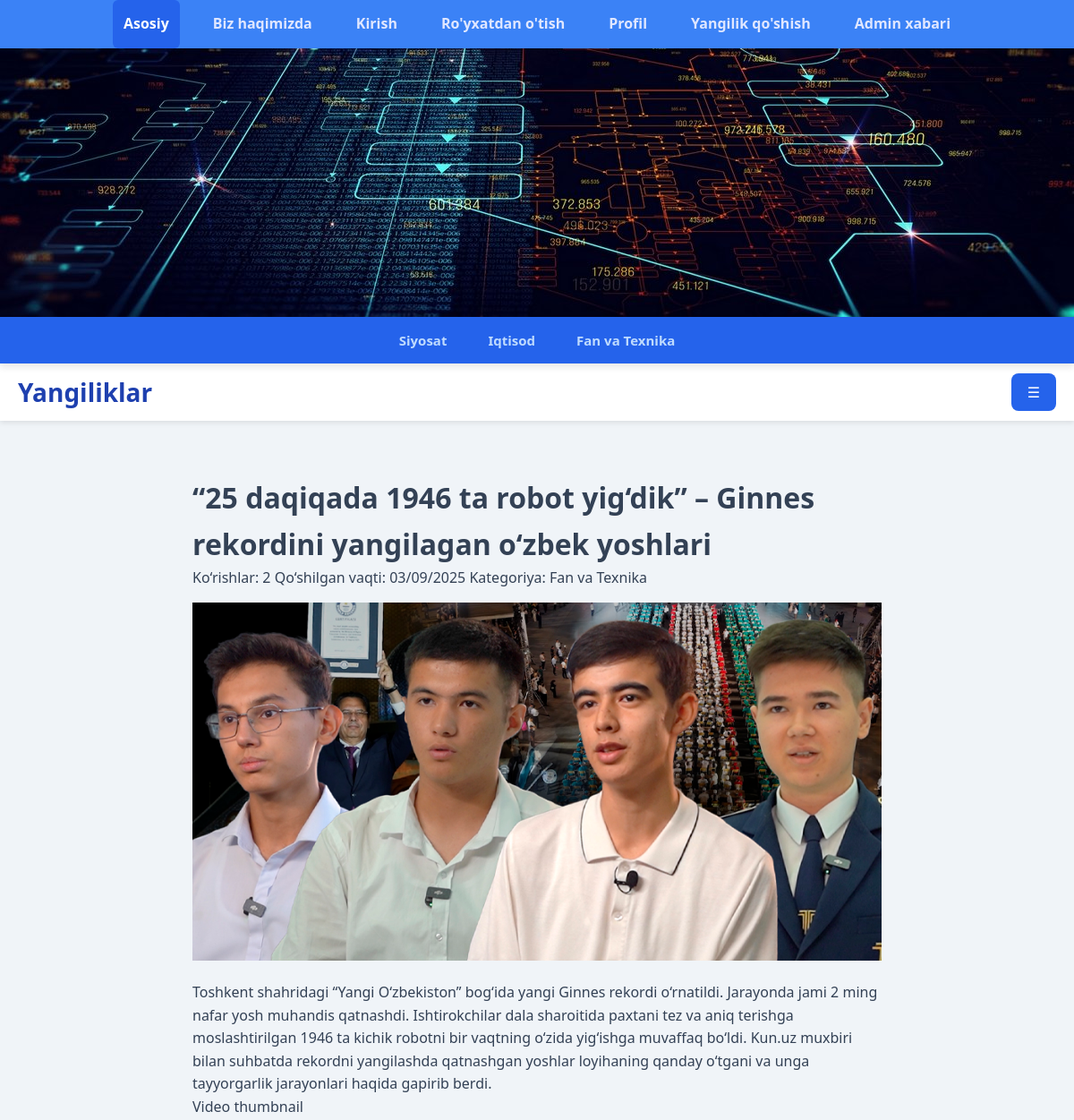
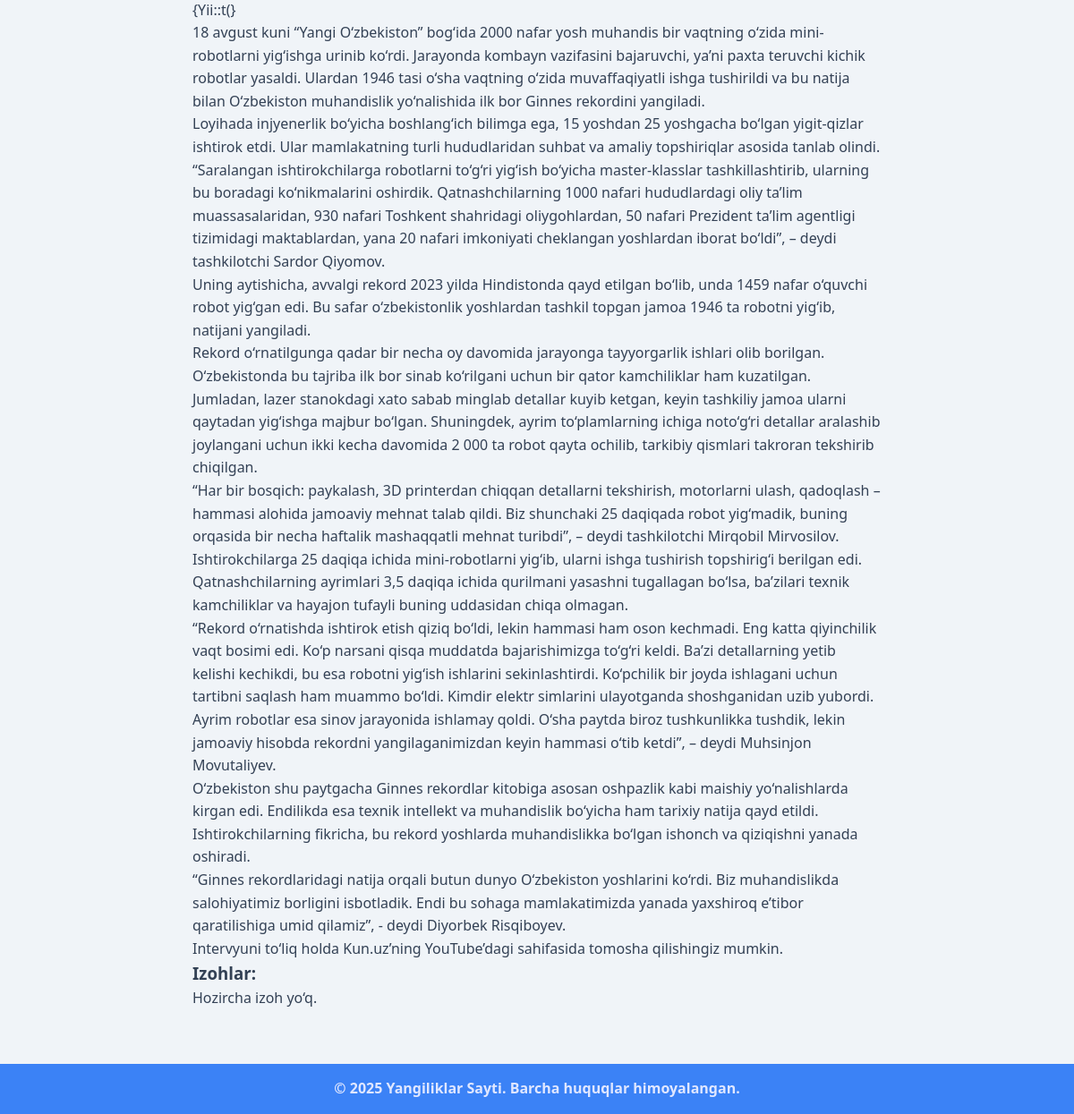
/news/3/, run on the app's committed database (2 pictures, top to bottom).
### news/models.py (models this page shows, shortened)
class Category(models.Model):
    name = models.CharField(max_length=150, unique=True, verbose_name="Nomi")
    class Meta:
        verbose_name = "Bo'lim"
        verbose_name_plural = "Bo'limlar"

class News(models.Model):
    title = models.CharField(max_length=250, verbose_name="Maqola nomi")
    description = models.TextField(null=True, blank=True, verbose_name="Maqola matni")
    views = models.IntegerField(default=0, verbose_name="Ko'rishlar soni")
    image = models.ImageField(upload_to="images/", null=True, blank=True, verbose_name="Rasmi")
    video = models.FileField(upload_to="videos/", null=True, blank=True, verbose_name="Videosi")
    created = models.DateTimeField(auto_now_add=True, verbose_name="Qo'shilgan vaqti")
    updated = models.DateTimeField(auto_now=True, verbose_name="Yangilangan vaqti")
    published = models.BooleanField(default=True, verbose_name="Saytga chiqarish")
    category = models.ForeignKey(Category, on_delete=models.CASCADE, verbose_name="Bo'lim")
    class Meta:
        verbose_name = "Yangilik"
        verbose_name_plural = "Yangiliklar"
        ordering = ['-created']

### news/views.py (the view)
# urls.py: path('news/<int:pk>/', news_detail, name='news_detail'),
def news_detail(request: HttpRequest, pk: int):
    categories = Category.objects.all()
    news = get_object_or_404(News, pk=pk)
    comments = Comment.objects.filter(news=news)
    news.views += 1
    news.save()
    context = {
        "news": news,
        "categories": categories,
        "title": news.title,
        'form': CommentForm(),
        'comments': comments,
    }
    return render(request, "news/news-detail.html", context)

### news/templates/news/news-detail.html (shortened to what this page needs)
{% extends 'base.html' %}
{% block content %}
  <div class="container" style="max-width: 800px;">
    <h1>{{ news.title }}</h1>
    <div class="detail-meta">
      <span>Ko‘rishlar: {{ news.views }}</span>
      <span>Qo‘shilgan vaqti: {{ news.created|date:"d/m/Y" }}</span>
      <span>Kategoriya: {{ news.category.name }}</span>
    </div>
    {% if news.image %}
    <img src="{{ news.image.url }}" alt="Yangilik rasmi" style="width:100%; max-height:400px; object-fit:cover; margin: 15px 0;" />
    {% endif %}
    <p>{{ news.description|linebreaks }}</p>
    <h3>Izohlar:</h3>
    <div>
      {% for comment in comments %}
      <ul>
        <li><b>{{ comment.user.username }}</b></li>
        <li>{{ comment.text }}</li>
        <li>{{ comment.created|date:"d/m/Y" }}</li>
      </ul>
      {% empty %}
      <p>Hozircha izoh yo‘q.</p>
      {% endfor %}
    </div>
  </div>
{% endblock content %}

### templates/components/_header.html
<nav class="navbar">
    <ul>
        <li><a href="{% url 'home' %}" class="active">Asosiy</a></li>
        <li><a href="about.html">Biz haqimizda</a></li>
        <li><a href="login.html">Kirish</a></li>
        <li><a href="register.html">Ro'yxatdan o'tish</a></li>
        <li><a href="profile.html">Profil</a></li>
        <li><a href="add-news.html">Yangilik qo'shish</a></li>
        <li><a href="admin-message.html">Admin xabari</a></li>
    </ul>
</nav>
<div class="header-image"></div>
<div class="category-menu">
    {% for category in categories %}
    <a href="{% url 'news_by_category' category.pk %}">{{ category.name }}</a>
    {% endfor %}
</div>
<header class="header-content">
    <div class="logo">Yangiliklar</div>
    <button class="nav-toggle" aria-label="Menyu ochish">&#9776;</button>
</header>

### staticfiles/css/style.css (style rules this page uses)
* { margin: 0; padding: 0; box-sizing: border-box; font-family: 'Segoe UI', Tahoma, Geneva, Verdana, sans-serif; scroll-behavior: smooth; }
body { background-color: #f0f4f8; color: #334155; line-height: 1.6; min-height: 100vh; display: flex; flex-direction: column; }
.navbar { background-color: #3b82f6; box-shadow: 0 4px 10px rgb(0 0 0 / 0.1); z-index: 20; position: sticky; top: 0; }
.navbar ul { margin: 0; padding: 0 20px; list-style: none; display: flex; justify-content: center; gap: 25px; }
.navbar ul li a { display: block; padding: 14px 12px; color: #e0e7ff; font-weight: 600; text-decoration: none; transition: background-color 0.3s ease; border-radius: 6px; user-select: none; }
.navbar ul li a:hover, .navbar ul li a.active { background-color: #2563eb; color: white; }
.header-image { width: 100%; height: 300px; background-size: cover; background-position: center; transition: background-image 1s ease-in-out; }
.category-menu { background-color: #2563eb; box-shadow: 0 4px 8px rgb(0 0 0 / 0.1); padding: 8px 20px; display: flex; justify-content: center; gap: 18px; z-index: 15; user-select: none; }
.category-menu a { color: #bfdbfe; font-weight: 600; text-decoration: none; padding: 6px 14px; border-radius: 6px; font-size: 15px; transition: background-color 0.3s ease; }
.header-content { position: relative; padding: 10px 20px; background-color: #fff; display: flex; justify-content: space-between; align-items: center; box-shadow: 0 2px 6px rgb(0 0 0 / 0.1); z-index: 10; }
.logo { font-size: 28px; font-weight: 700; color: #1e40af; user-select: none; }
.container { max-width: 1140px; margin: 30px auto; padding: 0 15px; flex-grow: 1; }
button { cursor: pointer; background-color: #2563eb; border: none; color: white; padding: 10px 18px; font-size: 16px; border-radius: 8px; transition: background-color 0.3s ease; user-select: none; }

### data on the page
Category: name "Siyosat"
Category: name "Iqtisod"
Category: name "Fan va Texnika"
News: title "“25 daqiqada 1946 ta robot yig‘dik” – Ginnes rekordini yangilagan o‘zbek yoshlari", views "2", created "03/09/2025", category.name "Fan va Texnika", image (picture), description "Toshkent shahridagi “Yangi O‘zbekiston” bog‘ida yangi Ginnes rekordi o‘rnatildi. Jarayonda jami 2 ming nafar yosh muhandis qatnashdi. Ishtirokchilar dala sharoitida paxtani tez va aniq terishga moslashtirilgan 1946 ta kichik robotni bir vaqtning o‘zida yig‘ishga muvaffaq bo‘ldi. Kun.uz muxbiri bilan suhbatda rekordni yangilashda qatnashgan yoshlar loyihaning qanday o‘tgani va unga tayyorgarlik jarayonlari haqida gapirib berdi. Video thumbnail {Yii::t(} 18 avgust kuni “Yangi O‘zbekiston” bog‘ida 2000 nafar yosh muhandis bir vaqtning o‘zida mini-robotlarni yig‘ishga urinib ko‘rdi. Jarayonda kombayn vazifasini bajaruvchi, ya’ni paxta teruvchi kichik robotlar yasaldi. Ulardan 1946 tasi o‘sha…"
